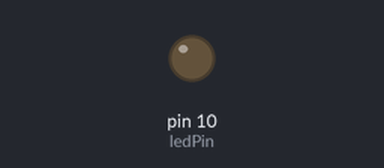
This sketch was run on a simulated Arduino Uno, built with avr-gcc and run on an emulated ATmega328P. On the bench: output pins drawn as LEDs (lit = HIGH).

Above: at 0.6 s.
At 20.0 s:
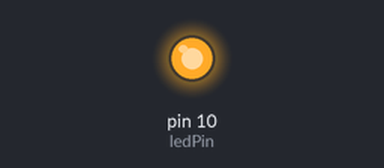
Timing chart, 0 to 21.2 s (numbered marks = the images above):
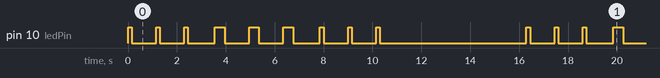

The sketch:

led_sos.ino
```cpp
// projeto 2 - LED sos
int ledPin = 10;


void setup() {
  pinMode(ledPin, OUTPUT);     //define o pino como saida//
}

void loop() {

  // 3 pontos
for (int x=0; x<3; x++){
  digitalWrite(ledPin, HIGH); //acende led
  delay(150);                 //espera 150ms
  digitalWrite(ledPin, LOW);  //apaga led
  delay(1000);                //espera 100ms
  }
  delay(100);                  //espera  100ms para marcar o intervalo entre as letras

// 3 traços
for (int x=0; x<3; x++){
  digitalWrite(ledPin, HIGH); //acende led
  delay(400);                 //espera 400ms
  digitalWrite(ledPin, LOW);  //apaga led
  delay(1000);                //espera 100ms
  }
  delay(100);

//3 pontos novamente
for (int x=0; x<3; x++){
  digitalWrite(ledPin, HIGH); //acende led
  delay(150);                 //espera 150ms
  digitalWrite(ledPin, LOW);  //apaga led
  delay(1000);                //espera 100ms
  }
  delay(5000);                //espera 5 segundos antes de repetir tudo do inicio
}
```

Measured:
- by itself, pin 10 (ledPin): repeats every 16.3 s: 2 × (LOW 1.0 s, HIGH 0.15 s), LOW 1.1 s, 2 × (HIGH 0.40 s, LOW 1.0 s), HIGH 0.40 s, LOW 1.1 s, 2 × (HIGH 0.15 s, LOW 1.0 s), HIGH 0.15 s, LOW 6.0 s, HIGH 0.15 s
- by itself, everything shown: repeats every 16.3 s, in 18 steps
